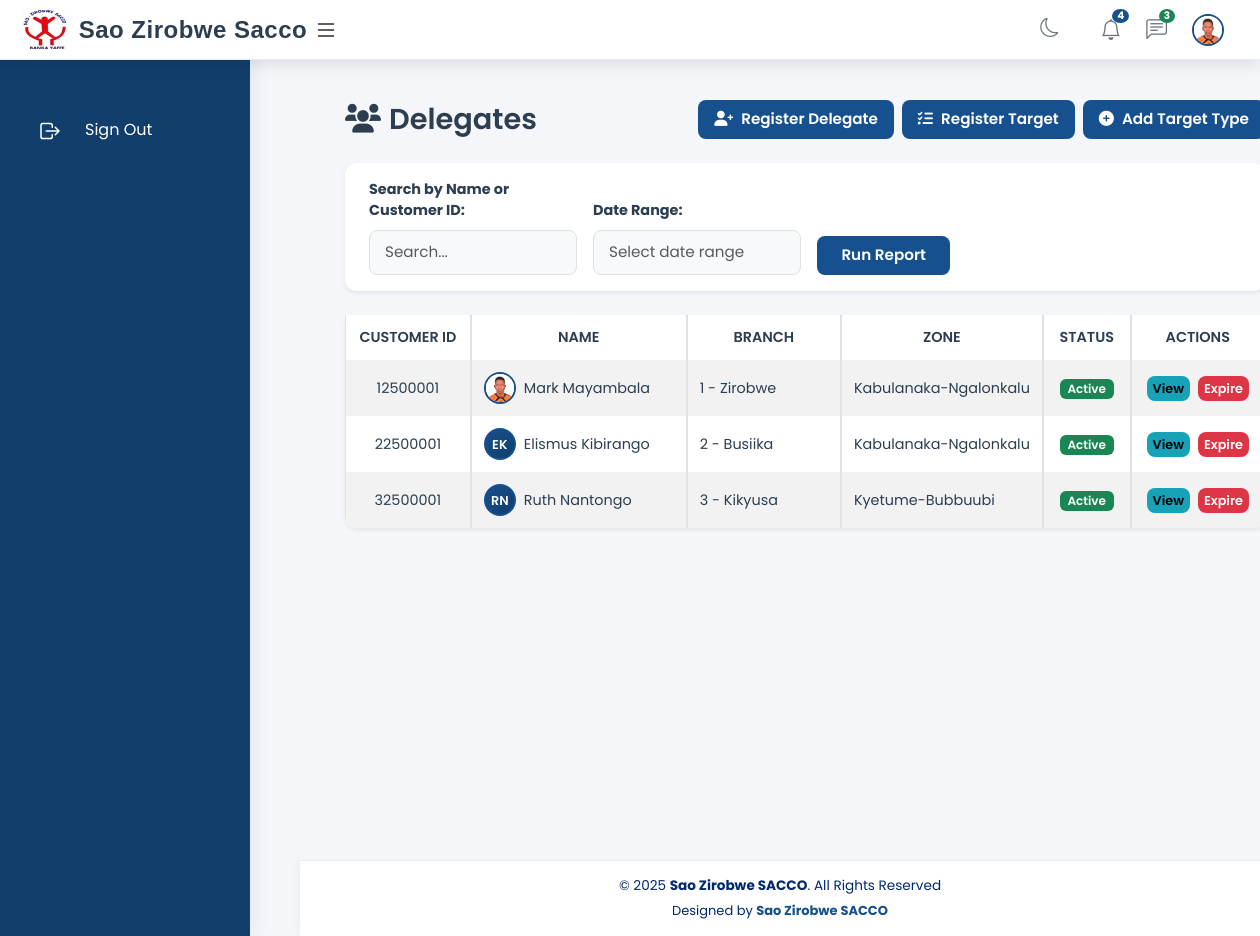
The page /delegates/ on the database as committed earlier.
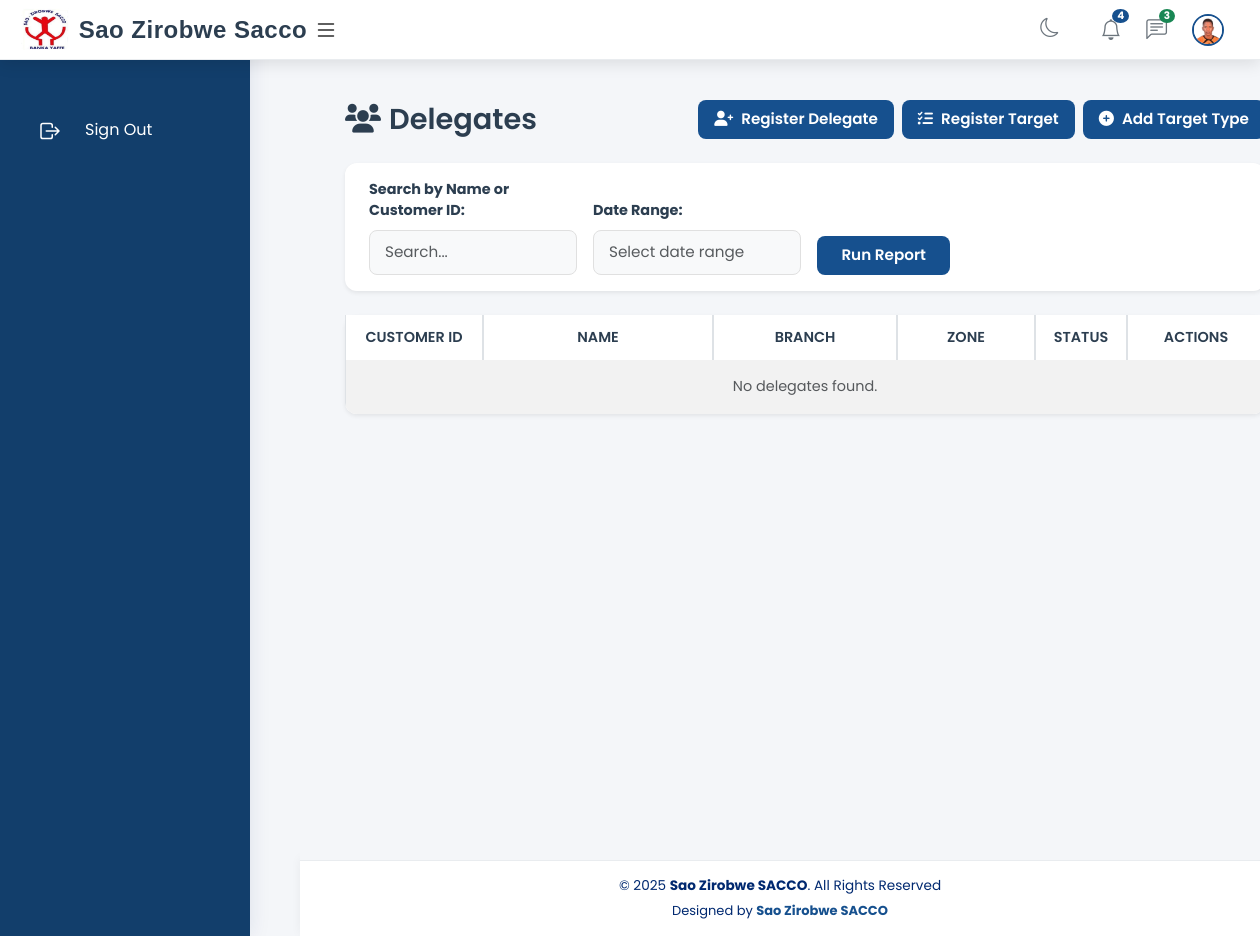
The same page on the database as committed later.
### delegates/models.py (models this page shows, shortened)
class Delegate(models.Model):
    customer = models.ForeignKey('Customer.Customer', on_delete=models.CASCADE, related_name='delegates')
    assigned_date = models.DateField(auto_now_add=True)
    expiry_date = models.DateField(null=True, blank=True)  # New field for expiration
    is_active = models.BooleanField(default=True)
    class Meta:
        verbose_name = "Delegate"
        verbose_name_plural = "Delegates"

### Customer/models.py (models this page shows, shortened)
class Customer(models.Model):
    cus_id = models.CharField(max_length=9, primary_key=True, unique=True, editable=False)
    def upload_to_profile(instance, filename):
        return os.path.join('profiles', instance.cus_id, filename)
    def upload_to_signature(instance, filename):
        return os.path.join('signatures', instance.cus_id, filename)
    def upload_to_id_scan(instance, filename):
        return os.path.join('id_scans', instance.cus_id, filename)
    profile_picture = models.ImageField(
        upload_to=upload_to_profile,
        blank=True,
        null=True,
        verbose_name="Profile Photo"
    )
    signature_photo = models.ImageField(
        upload_to=upload_to_signature,
        blank=True,
        null=True,
        verbose_name="Signature Photo"
    )
    id_scan = models.ImageField(
        upload_to=upload_to_id_scan,
        blank=True,
        null=True,
        verbose_name="Identity Card Photo"
    )
    branch = models.ForeignKey('staff_management.Branch', on_delete=models.CASCADE, related_name='customers')
    mem_reg_date = models.DateField()
    member_number = models.CharField(max_length=14, unique=True)
    email = models.EmailField(max_length=254, blank=True, null=True)
    SALUTATION_CHOICES = [('Mr', 'Mr'), ('Miss', 'Miss'), ('Mrs', 'Mrs')]
    salutation = models.CharField(max_length=4, choices=SALUTATION_CHOICES)
    first_name = models.CharField(max_length=50, validators=[MinLengthValidator(2)])
    middle_name1 = models.CharField(max_length=50, blank=True, null=True)
    middle_name2 = models.CharField(max_length=50, blank=True, null=True)
    surname = models.CharField(max_length=50, validators=[MinLengthValidator(2)])
    GENDER_CHOICES = [('Female', 'Female'), ('Male', 'Male')]
    gender = models.CharField(max_length=6, choices=GENDER_CHOICES)
    MARITAL_STATUS_CHOICES = [('Single', 'Single'), ('Married', 'Married'), ('Divorced', 'Divorced')]
    marital_status = models.CharField(max_length=8, choices=MARITAL_STATUS_CHOICES)
    is_pwd = models.BooleanField(default=False)
    dob = models.DateField()
    HOME_OWNERSHIP_CHOICES = [('Owned', 'Owned'), ('Rented', 'Rented')]
    home_ownership = models.CharField(max_length=6, choices=HOME_OWNERSHIP_CHOICES)
    id_number = models.CharField(
        max_length=14,
        unique=True,
        validators=[
            RegexValidator(
                regex=r'^(CF|CM)[A-Z0-9]{11}[A-Z]$',
                message="ID number must be exactly 14 characters, start with 'CF' or 'CM', and end with a letter."
            )
        ]
    )
    card_number = models.CharField(max_length=20, unique=True)
    nin_village = models.CharField(max_length=100, blank=True, null=True)
    nin_parish = models.CharField(max_length=100, blank=True, null=True)
    nin_s_county = models.CharField(max_length=100, blank=True, null=True)
    nin_county = models.CharField(max_length=100, blank=True, null=True)
    nin_district = models.CharField(max_length=100, blank=True, null=True)
    phone = models.CharField(
        max_length=12,
        validators=[
            RegexValidator(
                regex=r'^256\d{9}$',
                message="Phone number must be exactly 12 digits, starting with '256'."
            )
        ]
    )
    phone_number2 = models.CharField(
        max_length=12,
        blank=True,
        null=True,
        validators=[
            RegexValidator(
                regex=r'^256\d{9}$',
                message="Phone number must be exactly 12 digits, starting with '256'."
            )
        ]
    )
    village = models.CharField(max_length=100, blank=True, null=True)
    parish = models.CharField(max_length=100, blank=True, null=True)
    s_county = models.CharField(max_length=100, blank=True, null=True)
    county = models.CharField(max_length=100, blank=True, null=True)
    district = models.CharField(max_length=100, blank=True, null=True)
    SAO_ZONE_CHOICES = [
        ('Bamunanika', 'Bamunanika'), ('Bukimu', 'Bukimu'), ('Busiika-Main', 'Busiika-Main'),
        ('Collective-A', 'Collective-A'), ('Collective-B', 'Collective-B'),
        ('Kabulanaka-Ngalonkalu', 'Kabulanaka_Ngalonkalu'), ('Kakakala', 'Kakakala'),
        ('Kikyusa', 'Kikyusa'), ('Kyetume-Bubbuubi', 'Kyetume-Bubbuubi'),
        ('Namawojja', 'Namawojja'), ('Sekamuli', 'Sekamuli'),
    ]
    sao_zone = models.CharField(max_length=50, choices=SAO_ZONE_CHOICES)
    kin_sname = models.CharField(max_length=50, validators=[MinLengthValidator(2)])
    kin_fname = models.CharField(max_length=50, validators=[MinLengthValidator(2)])
    kin_sname2 = models.CharField(max_length=50, blank=True, null=True)
    kin_phone = models.CharField(
        max_length=12,
        validators=[
            RegexValidator(
                regex=r'^256\d{9}$',
                message="Phone number must be exactly 12 digits, starting with '256'."
            )
        ]
    )
    kin_address = models.CharField(max_length=200, blank=True, null=True)
    kin_relationship = models.CharField(max_length=50, blank=True, null=True)
    employment = models.CharField(max_length=100, blank=True, null=True)
    occupation = models.CharField(max_length=100, blank=True, null=True)
    employer_name = models.CharField(max_length=100, blank=True, null=True)
    employer_address = models.CharField(max_length=200, blank=True, null=True)
    employer_phone1 = models.CharField(max_length=15, blank=True, null=True)
    employer_phone2 = models.CharField(max_length=15, blank=True, null=True)
    income_frequency = models.CharField(max_length=50, blank=True, null=True)
    income_per_month = models.DecimalField(max_digits=15, decimal_places=2, blank=True, null=True)
    created_at = models.DateTimeField(auto_now_add=True)
    updated_at = models.DateTimeField(auto_now=True)
    class Meta:
        verbose_name = "Customer"
        verbose_name_plural = "Customers"

### staff_management/models.py (models this page shows, shortened)
class Branch(models.Model):
    code = models.CharField(max_length=10, unique=True, verbose_name="Branch Code")
    name = models.CharField(max_length=100, unique=True, verbose_name="Branch Name")
    description = models.TextField(blank=True, null=True, verbose_name="Description")
    location = models.CharField(max_length=200, blank=True, null=True, verbose_name="Location")
    created_at = models.DateTimeField(auto_now_add=True, verbose_name="Created At")
    updated_at = models.DateTimeField(auto_now=True, verbose_name="Updated At")
    is_active = models.BooleanField(default=True, verbose_name="Is Active")
    def __str__(self):
        return f"{self.code} - {self.name}"
    class Meta:
        verbose_name = "Branch"
        verbose_name_plural = "Branches"
        ordering = ["code"]

### delegates/views.py (the view, shortened to what this page needs)
# urls.py: path('delegates/', views.delegate_list, name='delegate_list'),
def delegate_list(request):
    query = request.GET.get('q', '')
    date_range = request.GET.get('date_range', '')
    delegates = Delegate.objects.all()
    if query:
        delegates = delegates.filter(
            Q(customer__first_name__icontains=query) |
            Q(customer__surname__icontains=query) |
            Q(customer__cus_id__icontains=query)
        )
    paginator = Paginator(delegates, 5)
    page_number = request.GET.get('page')
    page_obj = paginator.get_page(page_number)
    return render(request, 'delegates/delegate_list.html', {
        'page_obj': page_obj,
        'query': query,
        'date_range': date_range
    })

### templates/delegates/delegate_list.html (shortened to what this page needs)
{% extends 'base.html' %}
{% load static %}
{% block content %}
<div class="container">
    <div class="header-section d-flex justify-content-between align-items-center mb-4">
        <h2><i class="fas fa-users me-2"></i>Delegates</h2>
        <div class="action-buttons d-flex gap-2 flex-wrap">
            <a href="{% url 'register_delegate' %}" class="btn btn-primary btn-sm" aria-label="Register Delegate"><i class="fas fa-user-plus me-2"></i>Register Delegate</a>
            <a href="{% url 'register_target' %}" class="btn btn-primary btn-sm" aria-label="Register Target"><i class="fas fa-tasks me-2"></i>Register Target</a>
            <a href="{% url 'add_target_type' %}" class="btn btn-primary btn-sm" aria-label="Add Target Type"><i class="fas fa-plus-circle me-2"></i>Add Target Type</a>
        </div>
    </div>
    <form method="GET" action="" class="card shadow-sm p-3 mb-4">
        <div class="row g-3 align-items-end">
            <div class="col-md-3 col-sm-12">
                <label for="q" class="form-label fw-bold">Search by Name or Customer ID:</label>
                <input type="text" name="q" id="q" class="form-control" placeholder="Search..." value="{{ query }}" aria-label="Search by name or customer ID">
            </div>
            <div class="col-md-3 col-sm-12">
                <label for="date_range" class="form-label fw-bold">Date Range:</label>
                <input type="text" name="date_range" id="date_range" class="form-control" placeholder="Select date range" value="{{ date_range }}" aria-label="Select date range">
            </div>
            <div class="col-md-2 col-sm-12">
                <button type="submit" class="btn btn-primary w-100" aria-label="Run Report">Run Report</button>
            </div>
        </div>
    </form>
    <div class="card shadow-sm">
        <div class="table-responsive">
            <table class="table table-striped table-bordered mb-0">
                <thead class="nav-tabs">
                    <tr>
                        <th style="width: 15%;">Customer ID</th>
                        <th style="width: 25%;">Name</th>
                        <th style="width: 20%;">Branch</th>
                        <th style="width: 15%;">Zone</th>
                        <th style="width: 10%;">Status</th>
                        <th style="width: 25%;">Actions</th>
                    </tr>
                </thead>
                <tbody class="document-list">
                    {% for delegate in page_obj %}
                    <tr>
                        <td style="text-align: center;">{{ delegate.customer.cus_id }}</td>
                        <td>
                            <div class="d-flex align-items-center gap-2">
                                {% if delegate.customer.profile_picture %}
                                    <img src="{{ delegate.customer.profile_picture.url }}" alt="{{ delegate.customer.first_name }} {{ delegate.customer.surname }}" class="rounded-circle profile-placeholder" style="width: 32px; height: 32px; object-fit: cover; border: 2px solid var(--primary-color);">
                                {% else %}
                                    <div class="profile-placeholder rounded-circle d-flex align-items-center justify-content-center" style="width: 32px; height: 32px; border: 2px solid var(--primary-color); background: linear-gradient(135deg, var(--primary-color), var(--primary-dark)); color: #ffffff; font-size: 0.8rem; font-weight: 600; font-family: 'Poppins', sans-serif;" aria-label="Placeholder for {{ delegate.customer.first_name }} {{ delegate.customer.surname }}">
                                        {{ delegate.customer.first_name|first }}{{ delegate.customer.surname|first }}
                                    </div>
                                {% endif %}
                                <span style="white-space: nowrap; overflow: hidden; text-overflow: ellipsis;">{{ delegate.customer.first_name }} {{ delegate.customer.surname }}</span>
                            </div>
                        </td>
                        <td style="white-space: nowrap; overflow: hidden; text-overflow: ellipsis;">{{ delegate.customer.branch|default:"N/A" }}</td>
                        <td style="white-space: nowrap; overflow: hidden; text-overflow: ellipsis;">{{ delegate.customer.sao_zone|default:"N/A" }}</td>
                        <td style="text-align: center;">
                            {% if delegate.is_active %}
                                <span class="badge bg-success">Active</span>
                            {% else %}
                                <span class="badge bg-danger">Expired</span>
                            {% endif %}
                        </td>
                        <td style="text-align: center; white-space: nowrap;">
                            <div class="d-flex justify-content-center align-items-center gap-2">
                                <a href="{% url 'delegate_detail' delegate.id %}" class="btn btn-info btn-sm" aria-label="View Delegate {{ delegate.customer.first_name }} Details">View</a>
                                {% if delegate.is_active %}
                                    <a href="{% url 'expire_delegate' delegate.id %}" class="btn btn-danger btn-sm" aria-label="Expire Delegate {{ delegate.customer.first_name }}">Expire</a>
                                {% else %}
                                    <a href="{% url 'renew_delegate' delegate.id %}" class="btn btn-success btn-sm" aria-label="Renew Delegate {{ delegate.customer.first_name }}">Renew</a>
                                {% endif %}
                            </div>
                        </td>
                    </tr>
                    {% empty %}
                    <tr>
                        <td colspan="6" class="text-center text-muted py-3">No delegates found.</td>
                    </tr>
                    {% endfor %}
                </tbody>
            </table>
        </div>
    </div>
</div>
<link rel="stylesheet" href="https://cdn.jsdelivr.net/npm/flatpickr/dist/flatpickr.min.css">
{% endblock %}

Rows that differ between the two databases and show on the page:
removed Delegate: customer.cus_id "12500001", customer.profile_picture (picture), customer.first_name "Mark", customer.surname "Mayambala", customer.branch "1 - Zirobwe", customer.sao_zone "Kabulanaka-Ngalonkalu", is_active "Active"
removed Delegate: customer.cus_id "22500001", customer.first_name|first "E", customer.surname|first "K", customer.first_name "Elismus", customer.surname "Kibirango", customer.branch "2 - Busiika", customer.sao_zone "Kabulanaka-Ngalonkalu", is_active "Active"
removed Delegate: customer.cus_id "32500001", customer.first_name|first "R", customer.surname|first "N", customer.first_name "Ruth", customer.surname "Nantongo", customer.branch "3 - Kikyusa", customer.sao_zone "Kyetume-Bubbuubi", is_active "Active"
Other text that changed with them:
text now shown: "No delegates found."
